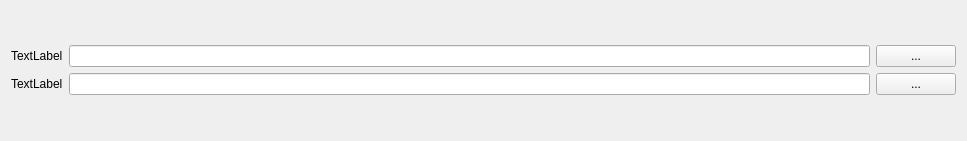
<?xml version="1.0" encoding="UTF-8"?>
<ui version="4.0">
 <class>SelectSourceUI</class>
 <widget class="QWidget" name="SelectSourceUI">
  <property name="geometry">
   <rect>
    <x>0</x>
    <y>0</y>
    <width>967</width>
    <height>141</height>
   </rect>
  </property>
  <property name="windowTitle">
   <string>Form</string>
  </property>
  <layout class="QGridLayout" name="gridLayout_2">
   <item row="0" column="0">
    <layout class="QGridLayout" name="gridLayout">
     <item row="1" column="0">
      <widget class="QLabel" name="source2Label">
       <property name="text">
        <string>TextLabel</string>
       </property>
      </widget>
     </item>
     <item row="0" column="0">
      <widget class="QLabel" name="source1Label">
       <property name="text">
        <string>TextLabel</string>
       </property>
      </widget>
     </item>
     <item row="0" column="1">
      <widget class="QLineEdit" name="sourceInput1Edit"/>
     </item>
     <item row="1" column="1">
      <widget class="QLineEdit" name="sourceInput2Edit"/>
     </item>
     <item row="0" column="2">
      <widget class="QPushButton" name="sourceBrowseBtn1">
       <property name="text">
        <string>...</string>
       </property>
      </widget>
     </item>
     <item row="1" column="2">
      <widget class="QPushButton" name="sourceBrowseBtn2">
       <property name="text">
        <string>...</string>
       </property>
      </widget>
     </item>
    </layout>
   </item>
  </layout>
 </widget>
 <resources/>
 <connections/>
</ui>
